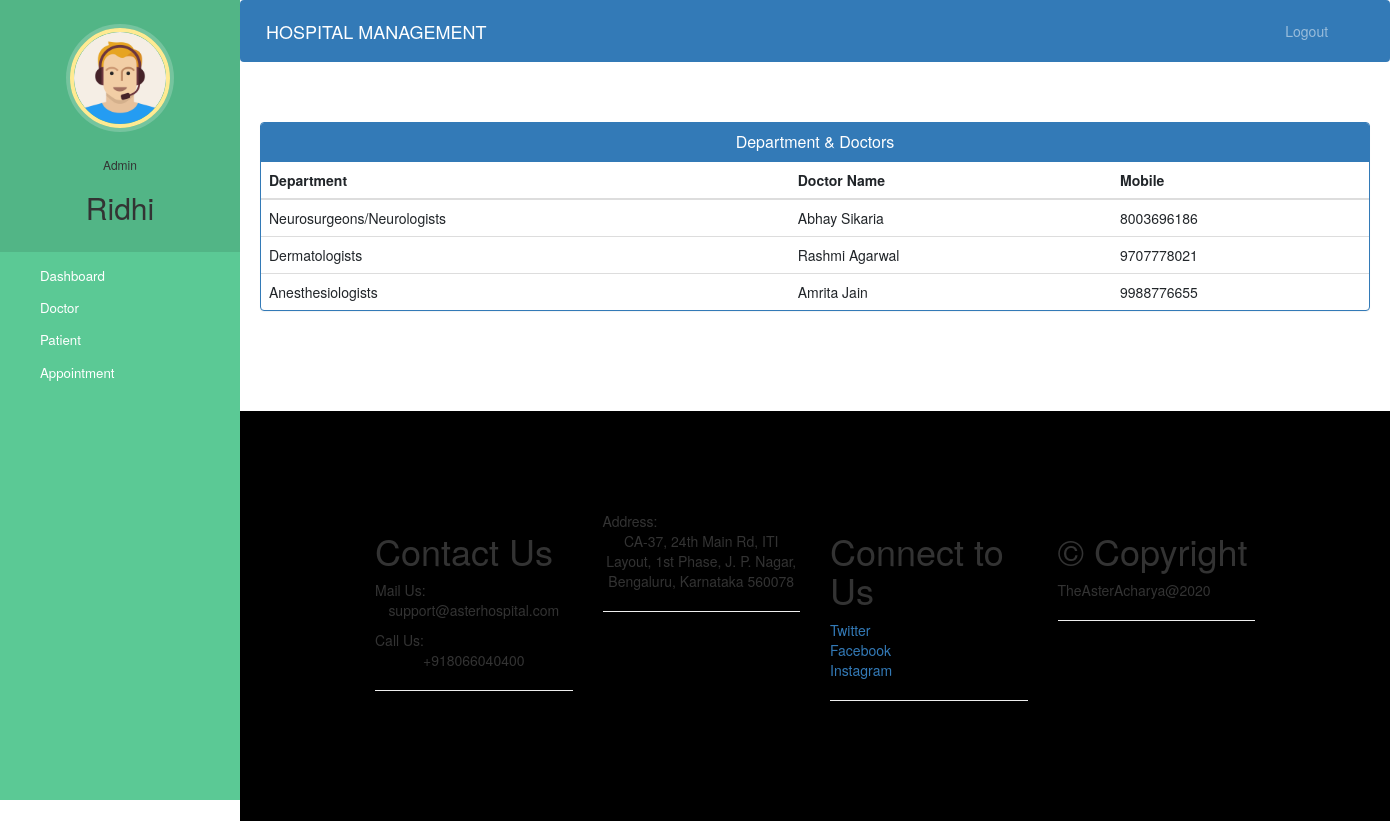
Screenshot of /admin-view-doctor-specialisation (signed in) with the database file from the repository.
### hospital/models.py (models this page shows, shortened)
class Doctor(models.Model):
    user=models.OneToOneField(User,on_delete=models.CASCADE)
    profile_pic= models.ImageField(upload_to='profile_pic/DoctorProfilePic/',null=True,blank=True)
    address = models.CharField(max_length=40)
    mobile = models.CharField(max_length=20,null=True)
    department= models.CharField(max_length=50,choices=departments,default='Cardiologist')
    status=models.BooleanField(default=False)
    @property
    def get_name(self):
        return self.user.first_name+" "+self.user.last_name

### hospital/views.py (the view)
# urls.py: path('admin-view-doctor-specialisation',views.admin_view_doctor_specialisation_view,name='admin-view-doctor-specialisation'),
@login_required(login_url='adminlogin')
@user_passes_test(is_admin)
def admin_view_doctor_specialisation_view(request):
    doctors=models.Doctor.objects.all().filter(status=True)
    return render(request,'hospital/admin_view_doctor_specialisation.html',{'doctors':doctors})

### hospital/views.py (called while the page is built)
def is_admin(user):
    return user.groups.filter(name='ADMIN').exists()

### templates/hospital/admin_view_doctor_Specialisation.html (shortened to what this page needs)
{% extends 'hospital/admin_base.html' %}
{% block content %}
<head>
  <link href="//netdna.bootstrapcdn.com/bootstrap/3.0.0/css/bootstrap.min.css" rel="stylesheet" id="bootstrap-css">
</head>
<div class="container">
  <div class="panel panel-primary">
    <div class="panel-heading">
      <h6 class="panel-title">Department & Doctors</h6>
    </div>
    <table class="table table-hover" id="dev-table">
      <thead>
        <tr>
          <th>Department</th>
          <th>Doctor Name</th>
          <th>Mobile</th>
        </tr>
      </thead>
      {% for d in doctors %}
      <tr>
        <td>{{d.department}}</td>
        <td> {{d.get_name}}</td>
        <td>{{d.mobile}}</td>
      </tr>
      {% endfor %}
    </table>
  </div>
</div>
{% endblock content %}

### templates/hospital/admin_base.html (shortened to what this page needs)
<!DOCTYPE html>
{% load static %}
<html lang="en">
<head>
  <link rel="stylesheet" href="https://stackpath.bootstrapcdn.com/bootstrap/4.3.1/css/bootstrap.min.css">
  <link rel="stylesheet" href="https://maxcdn.bootstrapcdn.com/font-awesome/4.7.0/css/font-awesome.min.css">
  <link rel="stylesheet" href="{% static '/style.css' %}">
</head>
<body>
  <nav class="menu" tabindex="0">
    <header class="avatar">
      <img src="{% static "images/adminpropic.png" %}" />
      <br><br>
      <h6>Admin</h6>
      <h2>{{request.user.first_name}}</h2>
    </header>
    <ul>
      <li tabindex="0" class="icon-dashboard"> <a style="color:white; text-decoration:none;" href="/admin-dashboard"><span>Dashboard</span></a> </li>
      <li tabindex="0" class="icon-customers"> <a style="color:white; text-decoration:none;" href="/admin-doctor"><span>Doctor</span></a></li>
      <li tabindex="0" class="icon-users"> <a style="color:white; text-decoration:none;" href="/admin-patient"><span>Patient</span></a></li>
      <li tabindex="0" class="icon-calendar"> <a style="color:white; text-decoration:none;" href="/admin-appointment"><span>Appointment</span></a></li>
    </ul>
  </nav>
  <main>
    <div class="bs-example">
      <nav class="navbar navbar-expand-md  navbar-dark fixed-top" style="background:#337AB7;">
        <a href="/admin-dashboard" class="navbar-brand">HOSPITAL MANAGEMENT</a>
        <div class="collapse navbar-collapse justify-content-between" id="navbarCollapse">
          <div class="navbar-nav" style=" margin-left: 90%;">
            <a href="/logout" class="nav-item nav-link">Logout</a>
          </div>
        </div>
      </nav>
    </div>
    <br><br>
    {% block content %}
    {% endblock content %}
    <br><br><br><br>
    <footer>
      <div class="container">
        <div class="row">
      <section id="Contact" class="col-12 col-sm-6 col-md-4 col-lg-3">
        <h1>Contact Us</h1>
          <span>Mail Us:</span><br>
        <p>support@asterhospital.com</p>
        <span>Call Us:</span><br>
          <p>+918066040400</p><hr>
      </section>
      <section id="Store" class="col-12 col-sm-6 col-md-4 col-lg-3">
        <span>Address:</span><br>
          <p>CA-37, 24th Main Rd, ITI Layout, 1st Phase, J. P. Nagar, Bengaluru, Karnataka 560078</p><hr>
      </section>
      <section id="Connect" class="col-12 col-sm-6 col-md-4 col-lg-3">
        <h1>Connect to Us</h1>
          <span><a href="#">Twitter</a></span><br>
          <span><a href="#">Facebook</a></span><br>
          <span><a href="#">Instagram</a></span><br><hr>
      </section>
      <section id="Connect" class="col-12 col-sm-6 col-md-4 col-lg-3">
        <h1>&copy; Copyright</h1>
          <span>TheAsterAcharya@2020</span><br><hr>
      </section>
        </div>
      </div>
    </footer>
  </main>
</body>
</html>

### static/style.css (style rules this page uses)
body { padding-left: 240px; }
main { position: relative; height: 100vh; }
.menu { background: #5bc995; height: 100vh; width: 240px; position: fixed; top: 0px; left: 0; z-index: 5; outline: none; }
.menu .avatar { background: rgba(0, 0, 0, 0.1); padding: 2em 0.5em; text-align: center; }
.menu .avatar img { width: 100px; border-radius: 50%; overflow: hidden; border: 4px solid #ffea92; box-shadow: 0 0 0 4px rgba(255, 255, 255, 0.2); }
.menu .avatar h2 { font-weight: normal; margin-bottom: 0; }
.menu ul { list-style: none; padding: 0.5em 0; margin: 0; }
.menu ul li { padding: 0.5em 1em 0.5em 3em; font-size: 0.95em; font-weight: regular; background-repeat: no-repeat; background-position: left 15px center; background-size: auto 20px; transition: all 0.15s linear; cursor: pointer; }
.menu ul li.icon-dashboard { background-image: url("http://www.entypo.com/images//gauge.svg"); }
.menu ul li.icon-customers { background-image: url("http://www.entypo.com/images//briefcase.svg"); }
.menu ul li.icon-users { background-image: url("http://www.entypo.com/images//users.svg"); }
.menu ul li.icon-calendar { background-image: url("http://www.entypo.com/images//calendar.svg"); }

### templates/hospital/admin_base.html (style rules this page uses)
a:link { text-decoration: none; }
a { color: white; }
footer { padding: 0px 0px 0px 0px; background-color: black; margin: 0px; }
p { text-align: center; }
body { padding-left: 240px; }
main { position: relative; height: 100vh; }
.menu { background: #5bc995; height: 100vh; width: 240px; position: fixed; top: 0px; left: 0; z-index: 5; outline: none; }
.menu .avatar { background: rgba(0, 0, 0, 0.1); padding: 2em 0.5em; text-align: center; }
.menu .avatar img { width: 100px; border-radius: 50%; overflow: hidden; border: 4px solid #ffea92; box-shadow: 0 0 0 4px rgba(255, 255, 255, 0.2); }
.menu .avatar h2 { font-weight: normal; margin-bottom: 0; }
.menu ul { list-style: none; padding: 0.5em 0; margin: 0; }
.menu ul li { padding: 0.5em 1em 0.5em 3em; font-size: 0.95em; font-weight: regular; background-repeat: no-repeat; background-position: left 15px center; background-size: auto 20px; transition: all 0.15s linear; cursor: pointer; }
.menu ul li.icon-dashboard { background-image: url("http://www.entypo.com/images//gauge.svg"); }
.menu ul li.icon-customers { background-image: url("http://www.entypo.com/images//briefcase.svg"); }
.menu ul li.icon-users { background-image: url("http://www.entypo.com/images//users.svg"); }
.menu ul li.icon-calendar { background-image: url("http://www.entypo.com/images//calendar.svg"); }

### templates/hospital/admin_view_doctor_Specialisation.html (style rules this page uses)
a:link { text-decoration: none; }
h6 { text-align: center; }
.row { margin: 100px; }

### rows the page displays
Doctor: department "Neurosurgeons/Neurologists", get_name "Abhay Sikaria", mobile "8003696186"
Doctor: department "Dermatologists", get_name "Rashmi Agarwal", mobile "9707778021"
Doctor: department "Anesthesiologists", get_name "Amrita Jain", mobile "9988776655"

### other values shown
{{ request.user.first_name }} "Ridhi"
